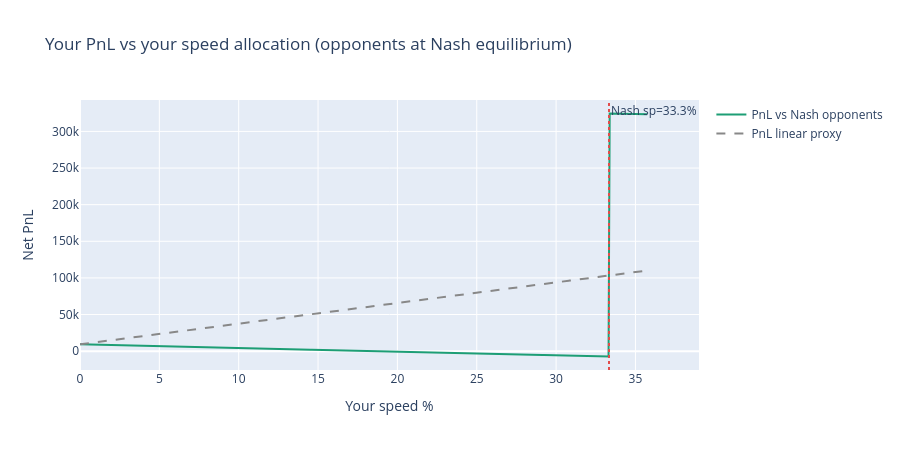

The cell this chart's notebook holds for it:
### Code cell
nash_sp = nash_speeds.mean()  # scalar: what everyone else plays
r_fixed, sc_fixed = 16.02, 48.24

my_sp_grid = np.linspace(0, 100 - r_fixed - sc_fixed, 500)
my_pnl     = [PnL_real(r_fixed, sc_fixed, sp, others_sp=[nash_sp] * 9) for sp in my_sp_grid]
naive_pnl  = [PnL(r_fixed, sc_fixed, sp) for sp in my_sp_grid]  # linear proxy for comparison

fig = go.Figure()
fig.add_trace(go.Scatter(x=my_sp_grid, y=my_pnl,   name="PnL vs Nash opponents", line=dict(color="#1D9E75")))
fig.add_trace(go.Scatter(x=my_sp_grid, y=naive_pnl, name="PnL linear proxy",      line=dict(color="#888", dash="dash")))
fig.add_vline(x=nash_sp, line_dash="dot", line_color="#E24B4A", annotation_text=f"Nash sp={nash_sp:.1f}%")
fig.update_layout(
    title="Your PnL vs your speed allocation (opponents at Nash equilibrium)",
    xaxis_title="Your speed %",
    yaxis_title="Net PnL",
    height=450
)
fig.show()

### Figure 1 — Plotly figure (JSON) as saved in the notebook; plotly's stock layout.template omitted (floating-point values rounded to 4 significant figures; data arrays with more than 128 entries replaced by an {"elided": "..."} marker saying what was removed)
{"data": [{"line": {"color": "#1D9E75"}, "name": "PnL vs Nash opponents", "type": "scatter", "x": {"elided": "500 float values"}, "y": {"elided": "500 float values"}}, {"line": {"color": "#888", "dash": "dash"}, "name": "PnL linear proxy", "type": "scatter", "x": {"elided": "500 float values"}, "y": {"elided": "500 float values"}}], "layout": {"annotations": [{"showarrow": false, "text": "Nash sp=33.3%", "x": 33.33, "xanchor": "left", "xref": "x", "y": 1, "yanchor": "top", "yref": "y domain"}], "height": 450, "shapes": [{"line": {"color": "#E24B4A", "dash": "dot"}, "type": "line", "x0": 33.33, "x1": 33.33, "xref": "x", "y0": 0, "y1": 1, "yref": "y domain"}], "title": {"text": "Your PnL vs your speed allocation (opponents at Nash equilibrium)"}, "xaxis": {"title": {"text": "Your speed %"}}, "yaxis": {"title": {"text": "Net PnL"}}}}
